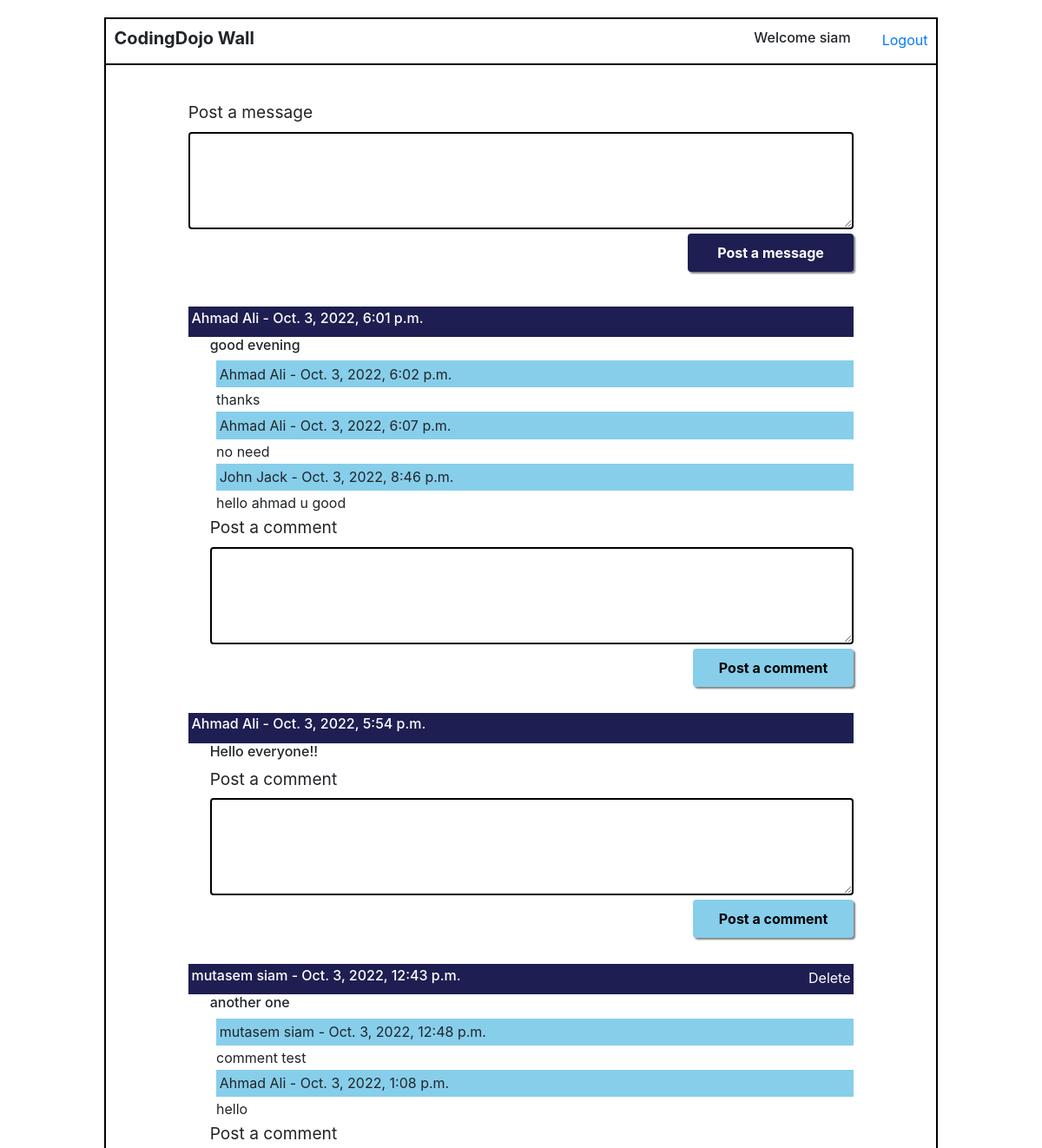
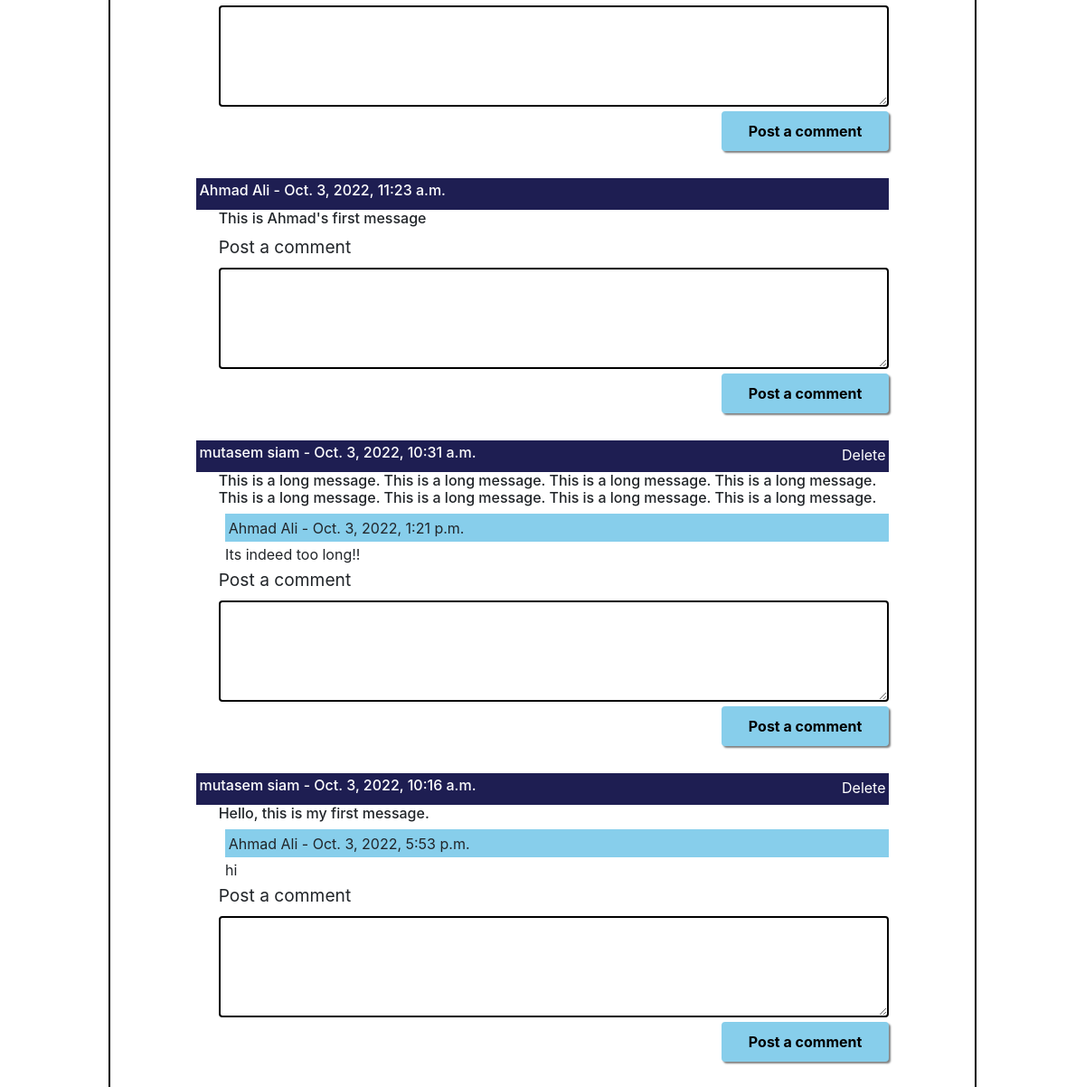
The page /wall/ (signed in) on the database its author committed (2 pictures, top to bottom).
### login_app/models.py (models this page shows)
class User(models.Model):
    first_name = models.CharField(max_length=255)
    last_name = models.CharField(max_length=255)
    email = models.CharField(max_length=255)
    password = models.CharField(max_length=60)
    birth_date =  models.DateField()
    created_at = models.DateTimeField(auto_now_add=True)
    updated_at = models.DateTimeField(auto_now=True)
    objects = UserManager()

### wall_app/models.py (models this page shows)
class Message(models.Model):
    user = models.ForeignKey(User, related_name="messages", on_delete = models.CASCADE)
    message = models.TextField()
    created_at = models.DateTimeField(auto_now_add=True)
    updated_at = models.DateTimeField(auto_now=True)

class Comment(models.Model):
    message = models.ForeignKey(Message, related_name="comments", on_delete = models.CASCADE)
    user = models.ForeignKey(User, related_name="comments", on_delete = models.CASCADE)
    comment = models.TextField()
    created_at = models.DateTimeField(auto_now_add=True)
    updated_at = models.DateTimeField(auto_now=True)

### wall_app/views.py (the view)
# urls.py: path('', views.show_wall),
def show_wall(request):
    if 'user_id' not in request.session:
        return redirect("/")
    context = {
        "all_the_messages": Message.objects.all(),
    }
    return render(request,"wall.html", context)

### wall_app/templates/wall.html (shortened to what this page needs)
<!DOCTYPE html>
<html lang="en">
<head>
    {% load static %}
    <link rel="stylesheet" href="{% static 'css/style.css' %}">
    <link rel="stylesheet" href="https://cdn.jsdelivr.net/npm/bootstrap@4.6.1/dist/css/bootstrap.min.css">
</head>
<body>
    <div class="success_container">
        <header class="main-success">
            <h5><strong>CodingDojo Wall</strong></h5>
            <div class="header_right">
                <h6>Welcome {{request.session.name}}</h6>
                <a href="/logout">Logout</a>
            </div>
        </header>
        <form action="add_message" method="post">
            <div class="form-group message-container col-sm-10">
                <label for="exampleFormControlTextarea1">Post a message</label>
                <div class="message-inner">
                    <textarea class="form-control" id="exampleFormControlTextarea1" rows="4"
                        name="add-message"></textarea>
                    <button type="submit" class="btn btn-primary form-control col-lg-3" id="add-button">Post a
                        message</button>
                </div>
            </div>
        </form>
        <div class=" message-container col-sm-10">
            {% for message in all_the_messages reversed %}
            <header class="message-header">
                <h6>{{message.user.first_name}} {{message.user.last_name}} - {{message.created_at}}</h6>
                <form action="delete_msg" method="post" onSubmit="return submitForm(this);">
                    {% if request.session.user_id == message.user.id %}
                    <button type="submit" id="delete_btn">Delete</button>
                    {% endif %}
                </form>
            </header>
            <div class="message-inside">
                <h6>{{message.message}}</h6>
                <div class="posted-comment">
                    {% for comment in message.comments.all %}
                    <p class="comment-header">{{comment.user.first_name}} {{comment.user.last_name}} -
                        {{comment.created_at}}</p>
                    <p>{{comment.comment}}</p>
                    {% endfor %}
                </div>
                <form action="add_comment" method="post">
                    <label for="exampleFormControlTextarea1">Post a comment</label>
                    <div class="message-inner">
                        <textarea class="form-control" id="exampleFormControlTextarea1" rows="4"
                            name="add-comment"></textarea>
                        <button type="submit" class="btn btn-primary form-control col-lg-3" id="comment-button">Post a
                            comment</button>
                    </div>
                </form>
            </div>
            {% endfor %}
        </div>
    </div>
</body>
</html>

### login_app/static/CSS/style.css (style rules this page uses)
* { padding: 0; margin: 0; }
#add-button { background-color: rgb(30, 30, 82); border: 4px solid rgb(30, 30, 82); font-weight: bold; box-shadow: 2px 2px 2px gray; }
#comment-button { background-color: skyblue; border: 4px solid skyblue; font-weight: bold; color: black; box-shadow: 2px 2px 2px gray; }
.main-success { display: flex; justify-content: space-between; margin-bottom: 15px; border-bottom: 2px solid black; align-items: center; padding: 1%; }
.success_container { width: 80%; margin: 0 auto; margin-top: 20px; border: 2px solid black; }
.header_right { display: flex; width: 55%; justify-content: right; gap: 7%; }
.message-container { width: 90%; margin: 0 auto; margin-top: 40px; }
.message-inner { display: flex; flex-direction: column; align-items: flex-end; }
.message-container textarea { border: 2px solid black; margin-bottom: 5px; }
.message-inside { margin-bottom: 5px; margin-left: 25px; margin-bottom: 30px; }
.message-container label { font-size: 1.2em; }
.message-header { background-color: rgb(30, 30, 82); color: white; padding: 0.5%; display: flex; justify-content: space-between; }
.posted-comment { padding-left: 1%; }
.posted-comment p { margin-bottom: 2px; }
.comment-header { background-color: skyblue; padding: 0.5%; }
#delete_btn { background-color: rgb(30, 30, 82); color: white; border: none; }

### rows shown on the page
User: session.name "siam"
Message: user.first_name "Ahmad", user.last_name "Ali", created_at "Oct. 3, 2022, 6:01 p.m.", message "good evening"
Comment: user.first_name "Ahmad", user.last_name "Ali", created_at "Oct. 3, 2022, 6:02 p.m.", comment "thanks"
Comment: user.first_name "Ahmad", user.last_name "Ali", created_at "Oct. 3, 2022, 6:07 p.m.", comment "no need"
Comment: user.first_name "John", user.last_name "Jack", created_at "Oct. 3, 2022, 8:46 p.m.", comment "hello ahmad u good"
Message: user.first_name "Ahmad", user.last_name "Ali", created_at "Oct. 3, 2022, 5:54 p.m.", message "Hello everyone!!"
Message: user.first_name "mutasem", user.last_name "siam", created_at "Oct. 3, 2022, 12:43 p.m.", message "another one"
Comment: user.first_name "mutasem", user.last_name "siam", created_at "Oct. 3, 2022, 12:48 p.m.", comment "comment test"
Comment: user.first_name "Ahmad", user.last_name "Ali", created_at "Oct. 3, 2022, 1:08 p.m.", comment "hello"
Message: user.first_name "Ahmad", user.last_name "Ali", created_at "Oct. 3, 2022, 11:23 a.m.", message "This is Ahmad's first message"
Message: user.first_name "mutasem", user.last_name "siam", created_at "Oct. 3, 2022, 10:31 a.m.", message "This is a long message. This is a long message. This is a long message. This is a long message. This is a long message. This is a long message. This is a long message. This is a long message."
Comment: user.first_name "Ahmad", user.last_name "Ali", created_at "Oct. 3, 2022, 1:21 p.m.", comment "Its indeed too long!!"
Message: user.first_name "mutasem", user.last_name "siam", created_at "Oct. 3, 2022, 10:16 a.m.", message "Hello, this is my first message."
Comment: user.first_name "Ahmad", user.last_name "Ali", created_at "Oct. 3, 2022, 5:53 p.m.", comment "hi"
